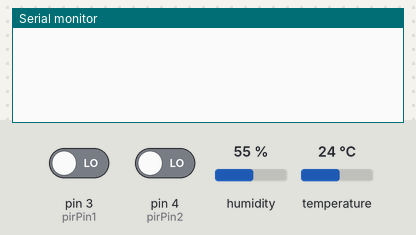
Bench run of a sketch on a simulated Arduino Uno, built with avr-gcc and run on an emulated ATmega328P. On the bench: the last lines printed to the serial monitor. Wiring (inferred from the names in the program): DHT11 sensor: data pin 2. The inputs (shaded band) are chosen by the test bench; at power-on: pin 3 (pirPin1) LOW, pin 4 (pirPin2) LOW, humidity 55 %, temperature 24 °C.

Above: at 1.2 s.
1.3 s: pin 3 (pirPin1) driven HIGH
At 1.8 s:
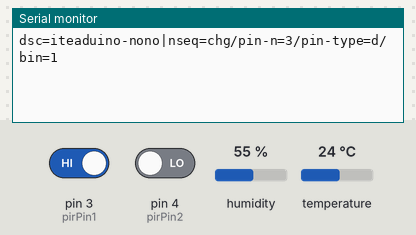
2.8 s: pin 4 (pirPin2) driven HIGH
At 4.0 s:
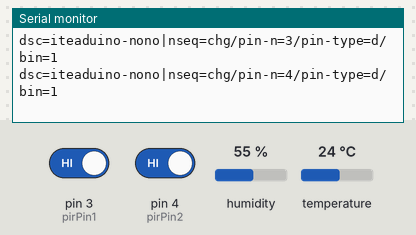
4.3 s: pin 3 (pirPin1) driven LOW
At 5.3 s:
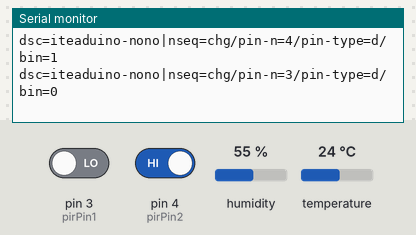
5.8 s: pin 4 (pirPin2) driven LOW
At 6.5 s:
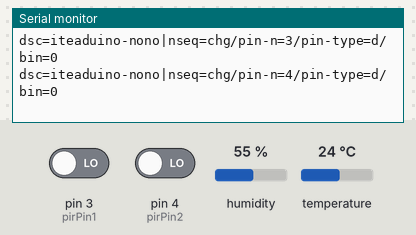
7.3 s: pin 3 (pirPin1) driven HIGH and pin 4 (pirPin2) driven HIGH
At 7.7 s:
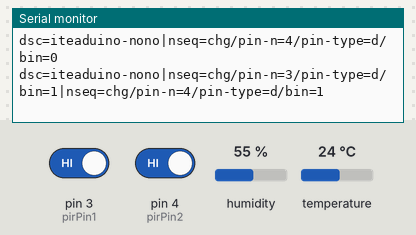

The sketch:

DHT-PIR.ino
```cpp
#include "DHT.h"

DHT dht;
// Initiallize the pins !!!
int DHTpin=2;
float hTemp,tTemp;
int htChg;

int pirPin1=3;
int tmpPir1=0;

int pirPin2=4;
int tmpPir2=0;

char initString[]="dsc=iteaduino-nono";
char pirPin1String[]="|nseq=chg/pin-n= /pin-type=d/bin= ";
char pirPin2String[]="|nseq=chg/pin-n= /pin-type=d/bin= ";

void setup()
{
  pirPin1String[16]=pirPin1 + 48;
  pirPin2String[16]=pirPin2 + 48;
  Serial.begin(9600);

  dht.setup(DHTpin); // data pin 2 because this is the only pin with IRQ;
   pinMode(pirPin1, INPUT);
   pinMode(pirPin2, INPUT);
}

void loop()
{
//  delay(dht.getMinimumSamplingPeriod());

  int i,movement1=0,movement2=0,tmp=0;
  for (i=0; i< 600; i++){

    tmp=digitalRead(pirPin1);
    if (tmp != tmpPir1){
      tmpPir1=tmp;
      pirPin1String[33]= tmp + 48;
      movement1=1;
    }else{
      movement1=0;
    }

    tmp=digitalRead(pirPin2);
    if (tmp != tmpPir2){
      tmpPir2=tmp;
      pirPin2String[33]= tmp + 48;
      movement2=1;
    }else{
      movement2=0;
    }

    if (movement1 || movement2) Serial.print(initString);
    if (movement1) Serial.print(pirPin1String);
    if (movement2) Serial.print(pirPin2String);
    if (movement1 || movement2) Serial.print("\n");
    delay (100); // 10 = 1 sec, 600 = 1 min, 3000 = 5 min.
  }

  float humidity = dht.getHumidity();
  float temperature = dht.getTemperature();
  htChg=0;
  // If there is change, print the header, and then add whatever we need.
  if (hTemp != humidity || tTemp != temperature){

    Serial.print(initString);
    Serial.print("|nseq=onchg");
    Serial.print("/pin-type=d");
    Serial.print("/pin-n=");
    Serial.print(DHTpin);

    Serial.print("/hum-%=");
    Serial.print(humidity, 2);
    htChg++;
    Serial.print("/temp-C=");
    Serial.print(temperature, 2);

    Serial.print("/temp-F=");
    Serial.print(dht.toFahrenheit(temperature), 1);
    htChg++;
  }
  if (htChg > 0){
    Serial.println("\n");
    htChg=0;
  }
  hTemp=humidity;
  tTemp=temperature;

}
```

DHT.cpp
```cpp
// (licence header left out)
#include "DHT.h"

void DHT::setup(uint8_t pin, DHT_MODEL_t model)
{
  DHT::pin = pin;
  DHT::model = model;
  DHT::resetTimer(); // Make sure we do read the sensor in the next readSensor()

  if ( model == AUTO_DETECT) {
    DHT::model = DHT22;
    readSensor();
    if ( error == ERROR_TIMEOUT ) {
      DHT::model = DHT11;
      // Warning: in case we auto detect a DHT11, you should wait at least 1000 msec
      // before your first read request. Otherwise you will get a time out error.
    }
  }
}

void DHT::resetTimer()
{
  DHT::lastReadTime = millis() - 3000;
}

float DHT::getHumidity()
{
  readSensor();
  return humidity;
}

float DHT::getTemperature()
{
  readSensor();
  return temperature;
}

#ifndef OPTIMIZE_SRAM_SIZE

const char* DHT::getStatusString()
{
  switch ( error ) {
    case DHT::ERROR_TIMEOUT:
      return "TIMEOUT";

    case DHT::ERROR_CHECKSUM:
      return "CHECKSUM";

    default:
      return "OK";
  }
}

#else

// At the expense of 26 bytes of extra PROGMEM, we save 11 bytes of
// SRAM by using the following method:

prog_char P_OK[]       PROGMEM = "OK";
prog_char P_TIMEOUT[]  PROGMEM = "TIMEOUT";
prog_char P_CHECKSUM[] PROGMEM = "CHECKSUM";

const char *DHT::getStatusString() {
  prog_char *c;
  switch ( error ) {
    case DHT::ERROR_CHECKSUM:
      c = P_CHECKSUM; break;

    case DHT::ERROR_TIMEOUT:
      c = P_TIMEOUT; break;

    default:
      c = P_OK; break;
  }

  static char buffer[9];
  strcpy_P(buffer, c);

  return buffer;
}

#endif

void DHT::readSensor()
{
  // Make sure we don't poll the sensor too often
  // - Max sample rate DHT11 is 1 Hz   (duty cicle 1000 ms)
  // - Max sample rate DHT22 is 0.5 Hz (duty cicle 2000 ms)
  unsigned long startTime = millis();
  if ( (unsigned long)(startTime - lastReadTime) < (model == DHT11 ? 999L : 1999L) ) {
    return;
  }
  lastReadTime = startTime;

  temperature = NAN;
  humidity = NAN;

  // Request sample

  digitalWrite(pin, LOW); // Send start signal
  pinMode(pin, OUTPUT);
  if ( model == DHT11 ) {
    delay(18);
  }
  else {
    // This will fail for a DHT11 - that's how we can detect such a device
    delayMicroseconds(800);
  }

  pinMode(pin, INPUT);
  digitalWrite(pin, HIGH); // Switch bus to receive data

  // We're going to read 83 edges:
  // - First a FALLING, RISING, and FALLING edge for the start bit
  // - Then 40 bits: RISING and then a FALLING edge per bit
  // To keep our code simple, we accept any HIGH or LOW reading if it's max 85 usecs long

  word rawHumidity;
  word rawTemperature;
  word data;

  for ( int8_t i = -3 ; i < 2 * 40; i++ ) {
    byte age;
    startTime = micros();

    do {
      age = (unsigned long)(micros() - startTime);
      if ( age > 90 ) {
        error = ERROR_TIMEOUT;
        return;
      }
    }
    while ( digitalRead(pin) == (i & 1) ? HIGH : LOW );

    if ( i >= 0 && (i & 1) ) {
      // Now we are being fed our 40 bits
      data <<= 1;

      // A zero max 30 usecs, a one at least 68 usecs.
      if ( age > 30 ) {
        data |= 1; // we got a one
      }
    }

    switch ( i ) {
      case 31:
        rawHumidity = data;
        break;
      case 63:
        rawTemperature = data;
        data = 0;
        break;
    }
  }

  // Verify checksum

  if ( (byte)(((byte)rawHumidity) + (rawHumidity >> 8) + ((byte)rawTemperature) + (rawTemperature >> 8)) != data ) {
    error = ERROR_CHECKSUM;
    return;
  }

  // Store readings

  if ( model == DHT11 ) {
    humidity = rawHumidity >> 8;
    temperature = rawTemperature >> 8;
  }
  else {
    humidity = rawHumidity * 0.1;

    if ( rawTemperature & 0x8000 ) {
      rawTemperature = -(int16_t)(rawTemperature & 0x7FFF);
    }
    temperature = ((int16_t)rawTemperature) * 0.1;
  }

  error = ERROR_NONE;
}
```

DHT.h
```cpp
// (licence header left out)
#ifndef dht_h
#define dht_h

#if ARDUINO < 100
  #include <WProgram.h>
#else
  #include <Arduino.h>
#endif

class DHT
{
public:

  typedef enum {
    AUTO_DETECT,
    DHT11,
    DHT22,
    AM2302,  // Packaged DHT22
    RHT03    // Equivalent to DHT22
  }
  DHT_MODEL_t;

  typedef enum {
    ERROR_NONE = 0,
    ERROR_TIMEOUT,
    ERROR_CHECKSUM
  }
  DHT_ERROR_t;

  void setup(uint8_t pin, DHT_MODEL_t model=AUTO_DETECT);
  void resetTimer();

  float getTemperature();
  float getHumidity();

  DHT_ERROR_t getStatus() { return error; };
  const char* getStatusString();

  DHT_MODEL_t getModel() { return model; }

  int getMinimumSamplingPeriod() { return model == DHT11 ? 1000 : 2000; }

  int8_t getNumberOfDecimalsTemperature() { return model == DHT11 ? 0 : 1; };
  int8_t getLowerBoundTemperature() { return model == DHT11 ? 0 : -40; };
  int8_t getUpperBoundTemperature() { return model == DHT11 ? 50 : 125; };

  int8_t getNumberOfDecimalsHumidity() { return 0; };
  int8_t getLowerBoundHumidity() { return model == DHT11 ? 20 : 0; };
  int8_t getUpperBoundHumidity() { return model == DHT11 ? 90 : 100; };

  static float toFahrenheit(float fromCelcius) { return 1.8 * fromCelcius + 32.0; };
  static float toCelsius(float fromFahrenheit) { return (fromFahrenheit - 32.0) / 1.8; };

protected:
  void readSensor();

  float temperature;
  float humidity;

  uint8_t pin;

private:
  DHT_MODEL_t model;
  DHT_ERROR_t error;
  unsigned long lastReadTime;
};

#endif /*dht_h*/
```

Measured:
- after the input at 1.3 s, the serial monitor: prints a new line at once (image 1)
- after the input at 2.8 s, the serial monitor: prints a new line at once (image 2)
- after the input at 4.3 s, the serial monitor: prints a new line at once (image 3)
- after the input at 5.8 s, the serial monitor: prints a new line at once (image 4)
- after the input at 7.3 s, the serial monitor: prints a new line at once (image 5)
